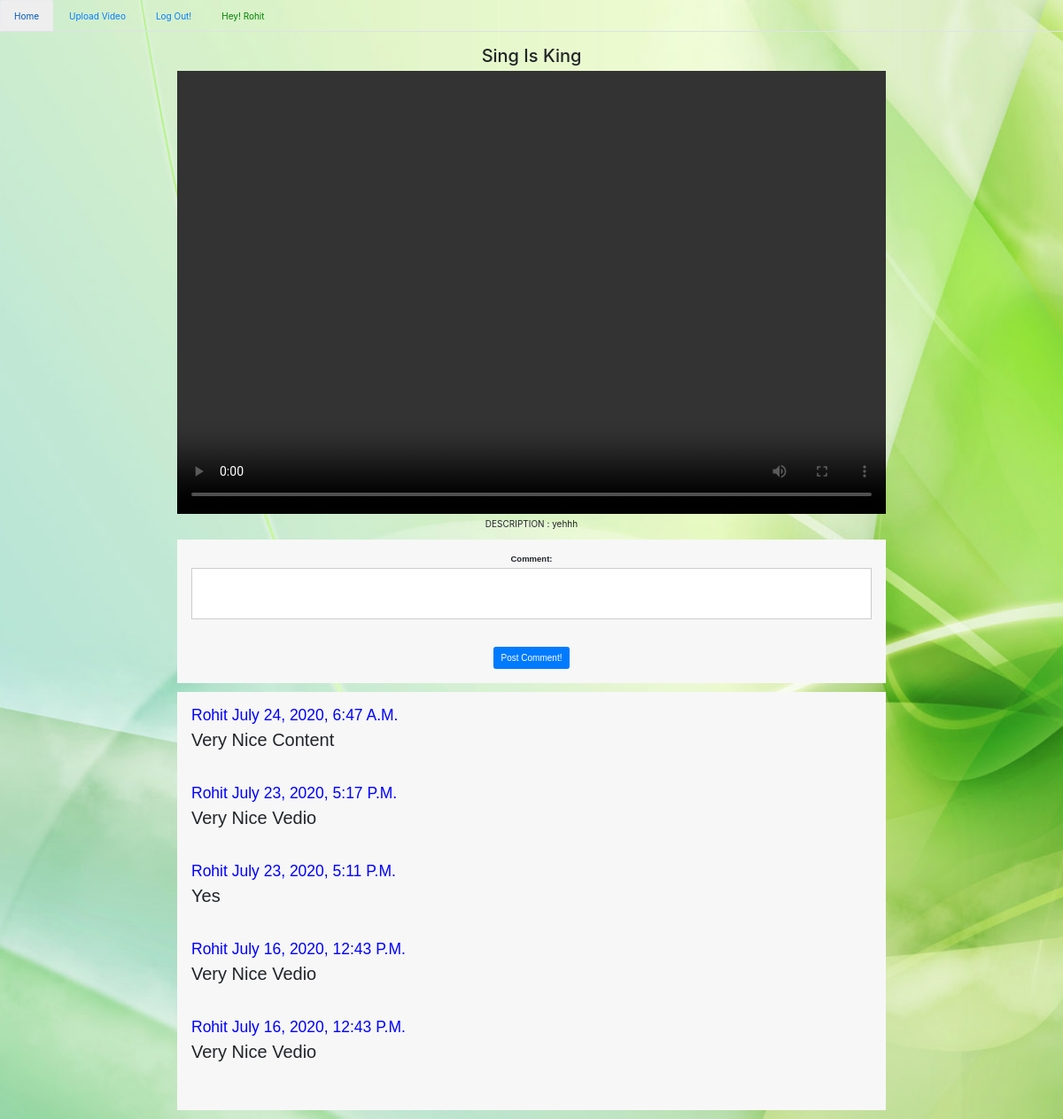
/youtube/video/31 (signed in), run on the app's committed database.
### youtubeapp/models.py (models this page shows)
class Vedio(models.Model):
	Title 		= models.CharField(max_length=300)
	Discription = models.CharField(max_length=300)
	path		= models.FileField(upload_to='documents/')
	user        = models.ForeignKey(User, on_delete=models.CASCADE)
	created_on	= models.DateTimeField(auto_now_add=True)

class Comments(models.Model):
	text 		= models.CharField(max_length=300)
	user        = models.ForeignKey(User, on_delete=models.CASCADE)
	created_on	= models.DateTimeField(auto_now_add=True)
	video 		= models.ForeignKey(Vedio, on_delete=models.CASCADE)

### youtubeapp/views.py (the view)
# urls.py: path('video/<int:id>', views.VedioView.as_view(), name='video'),
class VedioView(View):
	template_name = 'Video.html'
	def get(self,request,id):
		vedio_by_id = Vedio.objects.get(id=id)
		vedio = Vedio.objects.get(id=id)
		comments = Comments.objects.filter(video=vedio).order_by('-id')[:5]
		if request.user.is_authenticated:
			form = CommentsForm()
			return render (request,self.template_name,{'form':form,'vedio_by_id':vedio_by_id,'comments':comments})
		else:
			return render (request,self.template_name,{'vedio_by_id':vedio_by_id,'comments':comments})

### youtubeapp/forms.py
class CommentsForm(forms.Form):
	text = forms.CharField(label='Comment', max_length=200)

### youtubeapp/templates/Video.html (shortened to what this page needs)
{% extends "homepage.html" %}
{% load static %}
{% block body %}
<h2 style="text-transform: capitalize;">{{ vedio_by_id.Title }}</h2>
<video width="800" height="500" controls>
    <source src="{{vedio_by_id.path.url}}" type="video/mp4">
  </video>
<p>DESCRIPTION : {{ vedio_by_id.Discription }}</p>
{% if form %}
<div class="form-style-6">
<form action="/youtube/comment" method="POST">
    {{ form }}
    <br>
    <button type="submit" class="btn btn-primary">Post Comment!</button>
</form>
</div>
{% endif %}
<div class="form-style-7">
{% for comment in comments %}
<h3 style="text-transform: capitalize; color: blue; ">{{ comment.user }}  {{ comment.created_on }} </h3>
<h2 style="text-transform: capitalize;">{{ comment.text }}</h2> <br><br><br>
{% endfor %}
</div>
{% endblock %}

### templates/homepage.html (shortened to what this page needs)
<!DOCTYPE html>
<html>
<head>
	 <link rel="stylesheet" href="https://maxcdn.bootstrapcdn.com/bootstrap/3.3.7/css/bootstrap.min.css">
     {% load static %}
     <link rel="stylesheet" href="https://stackpath.bootstrapcdn.com/bootstrap/4.1.3/css/bootstrap.min.css">
</head>
<body>
 <center>
        <ul class="nav nav-tabs ">
            <li class="nav-item">
                <a class="nav-link {% if request.path == '/' %} active {% endif %}" href="/">Home</a>
            </li>
            <li class="nav-item">
                <a class="nav-link {% if request.path == '/new_video' %} active {% endif %}" href="youtube/newvedio">Upload Video</a>
            </li>
            {% if request.user.is_authenticated %}
            <li class="nav-item">
                <a class="nav-link" href="youtube/logout">Log Out!</a>
            </li>
            {% endif %}
            {% if request.user.is_authenticated %}
            <li class="nav-item ">
                <a class="nav-link" style="color: green; text-transform: capitalize;" >Hey! {{request.user}} </a>
            </li>
            {% endif %}
        </ul>
        <br>
        <div class="container-fluid">
        {% block body %}
        {% endblock %}
    </div>
    </center>
    </body>
</body>
</html>

### youtubeapp/templates/Video.html (style rules this page uses)
body { background: white; background-image: url(/static/3.jpg); background-repeat: no-repeat; height: 100%; background-position: center; background-size: cover; }
.form-style-6 { font: 95% Arial, Helvetica, sans-serif; max-width: 800px; margin: 10px auto; padding: 16px; background: #F7F7F7; }
.form-style-6 input[type="text"], .form-style-6 select { -webkit-transition: all 0.30s ease-in-out; -moz-transition: all 0.30s ease-in-out; -ms-transition: all 0.30s ease-in-out; -o-transition: all 0.30s ease-in-out; outline: none; box-sizing: border-box; -webkit-box-sizing: border-box; -moz-box-sizing: border-box; width: 100%; background: #fff; margin-bottom: 4%; border: 1px solid #ccc; padding: 3%; color: #555; font: 95% Arial, Helvetica, sans-serif; }
.form-style-7 { font: 95% Arial, Helvetica, sans-serif; max-width: 800px; margin: 10px auto; padding: 16px; background: #F7F7F7; text-align: left; }

### data on the page
Vedio: Title "Sing Is King", Discription "yehhh"
Comments: user "Rohit", created_on "July 24, 2020, 6:47 A.m.", text "Very Nice Content"
Comments: user "Rohit", created_on "July 23, 2020, 5:17 P.m.", text "Very Nice Vedio"
Comments: user "Rohit", created_on "July 23, 2020, 5:11 P.m.", text "Yes"
Comments: user "Rohit", created_on "July 16, 2020, 12:43 P.m.", text "Very Nice Vedio"
Comments: user "Rohit", created_on "July 16, 2020, 12:43 P.m.", text "Very Nice Vedio"

### other printed values
{{ request.user }} "Rohit"
